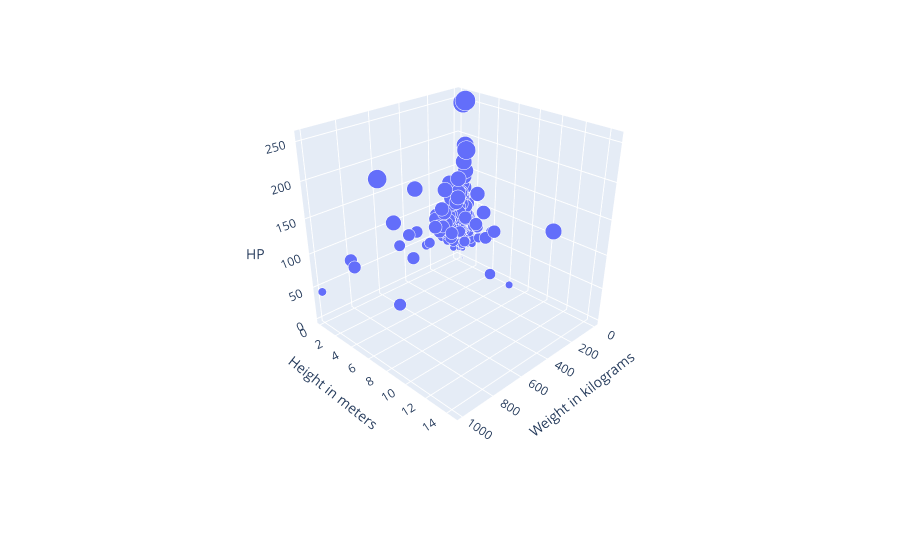

This figure's notebook cell:
### Markdown cell above
### **Adding a third variable**

### Code cell
# taking from the graph above im adding hp (health points) as a third variable
#using scatter_3d from plotly express

fig = px.scatter_3d(df, x = 'weight_kg', y = 'height_m', z = 'hp', size = 'hp',
                   labels = {'weight_kg' : 'Weight in kilograms', 
                             'height_m' : 'Height in meters', 'hp' : 'HP'},
                   opacity = 1)
fig.update_layout(margin = dict(l = 0, r = 0, b = 0, t = 0))
fig.show()

### Figure 1 — Plotly figure (JSON) as saved in the notebook; plotly's stock layout.template omitted (floating-point values rounded to 4 significant figures; data arrays with more than 128 entries replaced by an {"elided": "..."} marker saying what was removed)
{"data": [{"hovertemplate": "Weight in kilograms=%{x}<br>Height in meters=%{y}<br>HP=%{marker.size}<extra></extra>", "legendgroup": "", "marker": {"color": "#636efa", "opacity": 1, "size": {"elided": "801 int values"}, "sizemode": "area", "sizeref": 0.6375, "symbol": "circle"}, "mode": "markers", "name": "", "scene": "scene", "showlegend": false, "type": "scatter3d", "x": {"elided": "801 float values"}, "y": {"elided": "801 float values"}, "z": {"elided": "801 int values"}}], "layout": {"autosize": true, "dragmode": "zoom", "legend": {"itemsizing": "constant", "tracegroupgap": 0}, "margin": {"b": 0, "l": 0, "r": 0, "t": 0}, "scene": {"aspectmode": "auto", "aspectratio": {"x": 1, "y": 1, "z": 1}, "camera": {"center": {"x": 0.1012, "y": 0.05079, "z": -0.1797}, "eye": {"x": 2.003, "y": 1.986, "z": 1.439}, "projection": {"type": "perspective"}, "up": {"x": 0, "y": 0, "z": 1}}, "domain": {"x": [0, 1], "y": [0, 1]}, "dragmode": "turntable", "xaxis": {"title": {"text": "Weight in kilograms"}, "type": "linear"}, "yaxis": {"title": {"text": "Height in meters"}, "type": "linear"}, "zaxis": {"title": {"text": "HP"}, "type": "linear"}}}}
